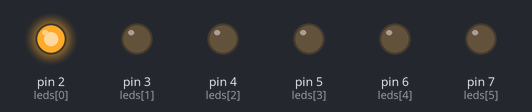
The sketch below on a simulated Arduino Uno, built with avr-gcc and run on an emulated ATmega328P. Parts: output pins drawn as LEDs (lit = HIGH).

Above: at 0.03 s.
At 0.18 s:
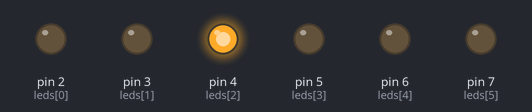
At 0.56 s:
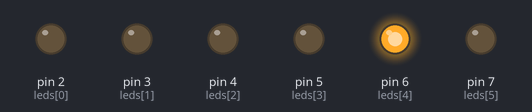
At 1.16 s:
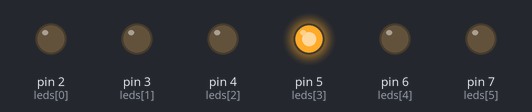
At 1.68 s:
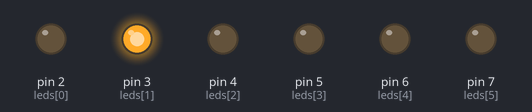
At 2.25 s:
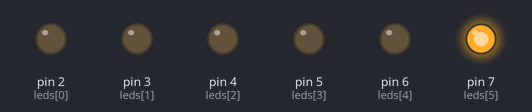
Timing chart, 0 to 3.0 s (numbered marks = the images above):
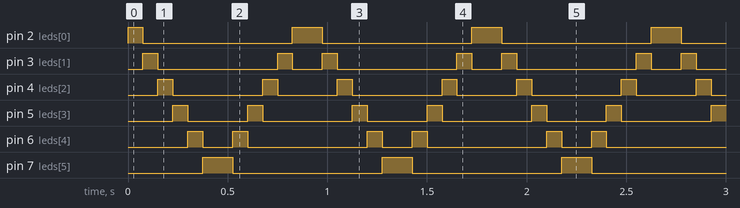

Measured:
- by itself, pin 2 (leds[0]): repeats every 0.90 s: LOW 0.75 s, HIGH 0.15 s
- by itself, pin 3 (leds[1]): repeats every 0.90 s: LOW 0.60 s, HIGH 0.08 s, LOW 0.15 s, HIGH 0.08 s
- by itself, pin 4 (leds[2]): repeats every 0.90 s: LOW 0.45 s, HIGH 0.08 s, LOW 0.30 s, HIGH 0.08 s
- by itself, pin 5 (leds[3]): repeats every 0.90 s: LOW 0.30 s, HIGH 0.08 s, LOW 0.45 s, HIGH 0.08 s
- by itself, pin 6 (leds[4]): repeats every 0.90 s: LOW 0.15 s, HIGH 0.08 s, LOW 0.60 s, HIGH 0.08 s
- by itself, pin 7 (leds[5]): alternates HIGH for 0.15 s and LOW for 0.75 s

The sketch:

sketch_feb10a.ino
```cpp
int leds[] = {2,3,4,5,6,7};

void setup() {
  for(int i=0; i<6; i++){
    pinMode(leds[i], OUTPUT);
  }
}

void loop() {
  for(int i=0; i<6; i++){
    digitalWrite(leds[i], HIGH);
    delay(75);
    digitalWrite(leds[i], LOW);
  }

  for(int j=5; j>-1; j--){
    digitalWrite(leds[j], HIGH);
    delay(75);
    digitalWrite(leds[j], LOW);
  }

}
```
